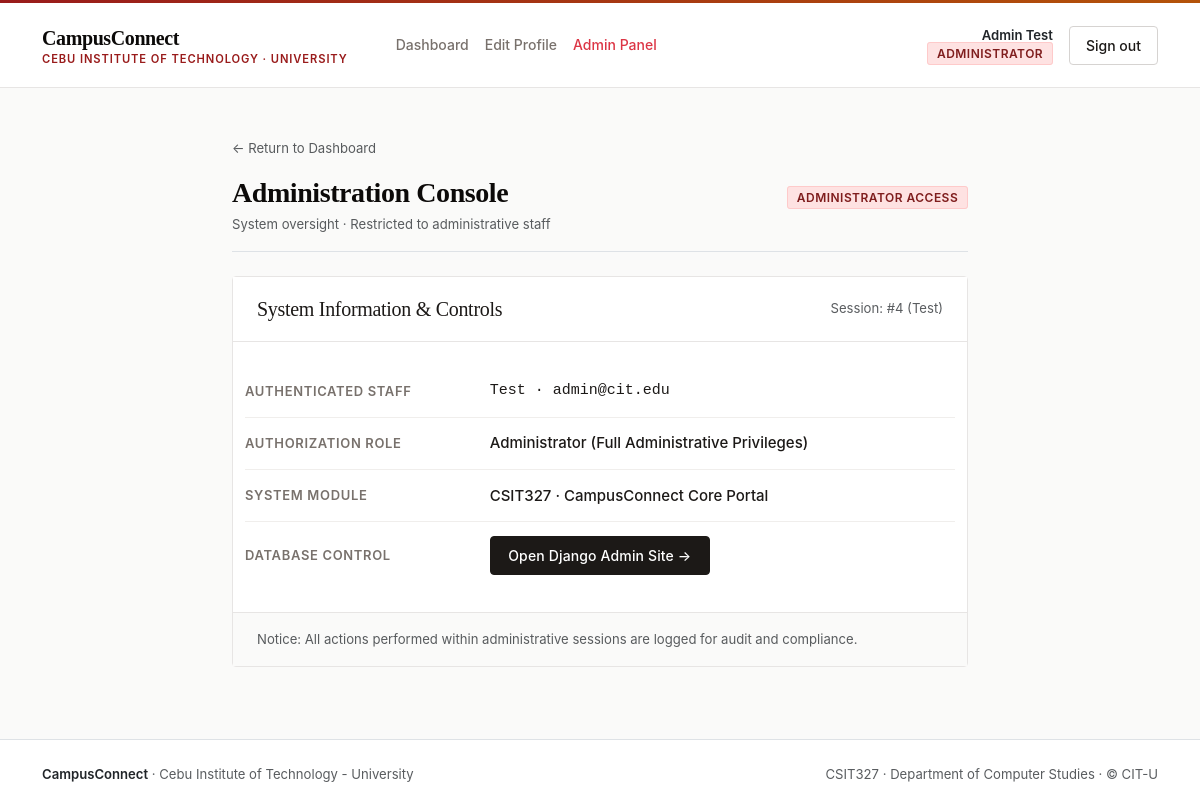
Page /admin-panel/ (signed in) on the committed database.
### accounts/models.py (models this page shows)
class CustomUser(AbstractUser):
    class Role(models.TextChoices):
        STUDENT = "STUDENT", "Student"
        INSTRUCTOR = "INSTRUCTOR", "Instructor"
        ADMIN = "ADMIN", "Administrator"
    role = models.CharField(max_length=10,
        choices = Role.choices,
        default = Role.STUDENT)
    course = models.CharField(max_length=100, blank=True)

### dashboard/views.py (the view)
# urls.py: path("admin-panel/", AdminPanelView.as_view(), name="admin_panel"),
class AdminPanelView(LoginRequiredMixin, UserPassesTestMixin, TemplateView):
    template_name = "dashboard/admin_panel.html"
    def test_func(self):
        user = self.request.user
        return user.role == CustomUser.Role.ADMIN

### templates/dashboard/admin_panel.html (shortened to what this page needs)
{% extends "base.html" %}
{% block content %}
<div class="row justify-content-center">
    <div class="col-12 col-lg-9 col-xl-8">
        <div class="mb-3">
            <a href="{% url 'dashboard' %}" class="text-decoration-none text-muted small">
                &larr; Return to Dashboard
            </a>
        </div>
        <div class="d-flex flex-column flex-sm-row justify-content-between align-items-sm-baseline pb-3 mb-4 border-bottom">
            <div>
                <h1 class="h3 mb-1">Administration Console</h1>
                <p class="text-muted small mb-0">System oversight &middot; Restricted to administrative staff</p>
            </div>
            <div class="mt-2 mt-sm-0">
                <span class="role-tag role-tag-ADMIN">Administrator Access</span>
            </div>
        </div>
        <div class="panel mb-4">
            <div class="panel-header d-flex justify-content-between align-items-center">
                <h2 class="h5 mb-0">System Information &amp; Controls</h2>
                <span class="text-muted small">Session: #{{ user.id }} ({{ user.username }})</span>
            </div>
            <div class="panel-body">
                <dl class="row mb-0">
                    <div class="col-12 record-row">
                        <div class="row align-items-center">
                            <dt class="col-sm-4 meta-label">Authenticated Staff</dt>
                            <dd class="col-sm-8 meta-value mb-0 font-monospace">
                                {{ user.username }} &middot; {{ user.email|default:"No email set" }}
                            </dd>
                        </div>
                    </div>
                    <div class="col-12 record-row">
                        <div class="row align-items-center">
                            <dt class="col-sm-4 meta-label">Authorization Role</dt>
                            <dd class="col-sm-8 meta-value mb-0">
                                {{ user.get_role_display }} (Full Administrative Privileges)
                            </dd>
                        </div>
                    </div>
                    <div class="col-12 record-row">
                        <div class="row align-items-center">
                            <dt class="col-sm-4 meta-label">System Module</dt>
                            <dd class="col-sm-8 meta-value mb-0">
                                CSIT327 &middot; CampusConnect Core Portal
                            </dd>
                        </div>
                    </div>
                    <div class="col-12 record-row">
                        <div class="row align-items-center">
                            <dt class="col-sm-4 meta-label">Database Control</dt>
                            <dd class="col-sm-8 meta-value mb-0">
                                <a href="/admin/" class="btn btn-portal btn-sm">
                                    Open Django Admin Site &rarr;
                                </a>
                            </dd>
                        </div>
                    </div>
                </dl>
            </div>
            <div class="panel-footer text-muted small">
                Notice: All actions performed within administrative sessions are logged for audit and compliance.
            </div>
        </div>
    </div>
</div>
{% endblock %}

### templates/base.html (shortened to what this page needs)
<!DOCTYPE html>
<html lang="en">
<head>
    <link href="https://cdn.jsdelivr.net/npm/bootstrap@5.3.3/dist/css/bootstrap.min.css" rel="stylesheet">
    <link rel="stylesheet" href="https://cdn.jsdelivr.net/npm/bootstrap-icons@1.11.3/font/bootstrap-icons.min.css">
</head>
<body class="d-flex flex-column min-vh-100">
    <nav class="navbar navbar-expand-md">
        <div class="container">
            <a class="navbar-brand text-decoration-none" href="{% if user.is_authenticated %}{% url 'dashboard' %}{% else %}{% url 'login' %}{% endif %}">
                <span>CampusConnect</span>
                <span class="institution-sub">Cebu Institute of Technology &middot; University</span>
            </a>
            <div class="collapse navbar-collapse" id="navPortal">
                <ul class="navbar-nav me-auto ms-md-4 mb-2 mb-md-0">
                    {% if user.is_authenticated %}
                        <li class="nav-item">
                            <a class="nav-link" href="{% url 'dashboard' %}">Dashboard</a>
                        </li>
                        <li class="nav-item">
                            <a class="nav-link" href="{% url 'profile_edit' %}">Edit Profile</a>
                        </li>
                        {% if user.role == "ADMIN" %}
                            <li class="nav-item">
                                <a class="nav-link text-danger" href="{% url 'admin_panel' %}">Admin Panel</a>
                            </li>
                        {% endif %}
                    {% endif %}
                </ul>
                <div class="d-flex align-items-center gap-3">
                    {% if user.is_authenticated %}
                        <div class="d-none d-sm-block text-end lh-sm">
                            <span class="d-block fw-semibold small text-dark">{{ user.get_full_name|default:user.username }}</span>
                            <span class="role-tag role-tag-{{ user.role }}">{{ user.get_role_display }}</span>
                        </div>
                        <form method="post" action="{% url 'logout' %}" class="d-inline m-0">
                            <button type="submit" class="btn btn-outline-portal btn-sm">
                                Sign out
                            </button>
                        </form>
                    {% else %}
                        <a href="{% url 'login' %}" class="btn btn-outline-portal btn-sm">Sign In</a>
                        <a href="{% url 'signup' %}" class="btn btn-portal btn-sm">Register</a>
                    {% endif %}
                </div>
            </div>
        </div>
    </nav>
    <main class="flex-grow-1 py-4 py-md-5">
        <div class="container">
            {% block content %}{% endblock %}
        </div>
    </main>
    <footer class="py-4 border-top mt-auto" style="background-color: var(--cc-surface);">
        <div class="container">
            <div class="row align-items-center text-muted small">
                <div class="col-md-6 mb-2 mb-md-0">
                    <span class="fw-semibold text-dark">CampusConnect</span> &middot; Cebu Institute of Technology - University
                </div>
                <div class="col-md-6 text-md-end">
                    {% block footer %}
                        CSIT327 &middot; Department of Computer Studies &middot; &copy; CIT-U
                    {% endblock %}
                </div>
            </div>
        </div>
    </footer>
</body>
</html>

### templates/base.html (style rules this page uses)
:root { --cc-bg: #fafaf9; --cc-surface: #ffffff; --cc-text: #1c1917; --cc-text-muted: #78716c; --cc-border: #e7e5e4; --cc-border-strong: #d6d3d1; --cc-primary: #1c1917; --cc-primary-hover: #292524; --cc-accent: #991b1b; --cc-accent-gold: #b45309; }
body { background-color: var(--cc-bg); color: var(--cc-text); font-family: -apple-system, BlinkMacSystemFont, "Segoe UI", Roboto, "Helvetica Neue", Arial, sans-serif; font-size: 0.9375rem; line-height: 1.6; min-height: 100vh; }
h1, h2, h3, .h1, .h2, .h3, .academic-title { font-family: "Charter", "Georgia", "Cambria", "Times New Roman", serif; font-weight: 700; letter-spacing: -0.015em; color: #0c0a09; }
.navbar { background-color: var(--cc-surface); border-bottom: 1px solid var(--cc-border); padding-top: 0.85rem; padding-bottom: 0.85rem; }
.navbar-brand { font-family: "Charter", "Georgia", serif; font-size: 1.25rem; font-weight: 700; letter-spacing: -0.02em; color: #0c0a09; }
.navbar-brand .institution-sub { font-family: -apple-system, BlinkMacSystemFont, "Segoe UI", sans-serif; font-size: 0.7rem; font-weight: 600; letter-spacing: 0.08em; text-transform: uppercase; color: var(--cc-accent); display: block; margin-top: -3px; }
.nav-link { font-size: 0.875rem; font-weight: 500; color: var(--cc-text-muted); padding: 0.35rem 0.75rem; }
.panel { background-color: var(--cc-surface); border: 1px solid var(--cc-border); border-radius: 4px; }
.panel-header { padding: 1.25rem 1.5rem; border-bottom: 1px solid var(--cc-border); background-color: #ffffff; }
.panel-body { padding: 1.5rem; }
.panel-footer { padding: 1rem 1.5rem; border-top: 1px solid var(--cc-border); background-color: #fafaf9; }
.btn-portal { background-color: var(--cc-primary); color: #ffffff; border: 1px solid var(--cc-primary); border-radius: 4px; font-weight: 500; font-size: 0.875rem; padding: 0.5rem 1.1rem; letter-spacing: 0.01em; transition: background-color 0.15s ease-in-out; }
.btn-outline-portal { background-color: transparent; color: var(--cc-text); border: 1px solid var(--cc-border-strong); border-radius: 4px; font-weight: 500; font-size: 0.875rem; padding: 0.5rem 1rem; transition: all 0.15s ease-in-out; }
.role-tag { font-size: 0.75rem; font-weight: 600; letter-spacing: 0.04em; text-transform: uppercase; padding: 0.2rem 0.55rem; border-radius: 3px; border: 1px solid transparent; }
.role-tag-ADMIN { background-color: #fee2e2; color: #7f1d1d; border-color: #fecaca; }
.record-row { padding: 0.85rem 0; border-bottom: 1px solid #f0eeec; }
.record-row:last-child { border-bottom: none; }
.meta-label { font-size: 0.8125rem; font-weight: 600; text-transform: uppercase; letter-spacing: 0.05em; color: var(--cc-text-muted); }
.meta-value { font-size: 0.9375rem; color: var(--cc-text); font-weight: 500; }

### rows in the picture
CustomUser: get_full_name "Admin Test", role "ADMINISTRATOR", id "4", username "Test", email "admin@cit.edu", role "Administrator"
